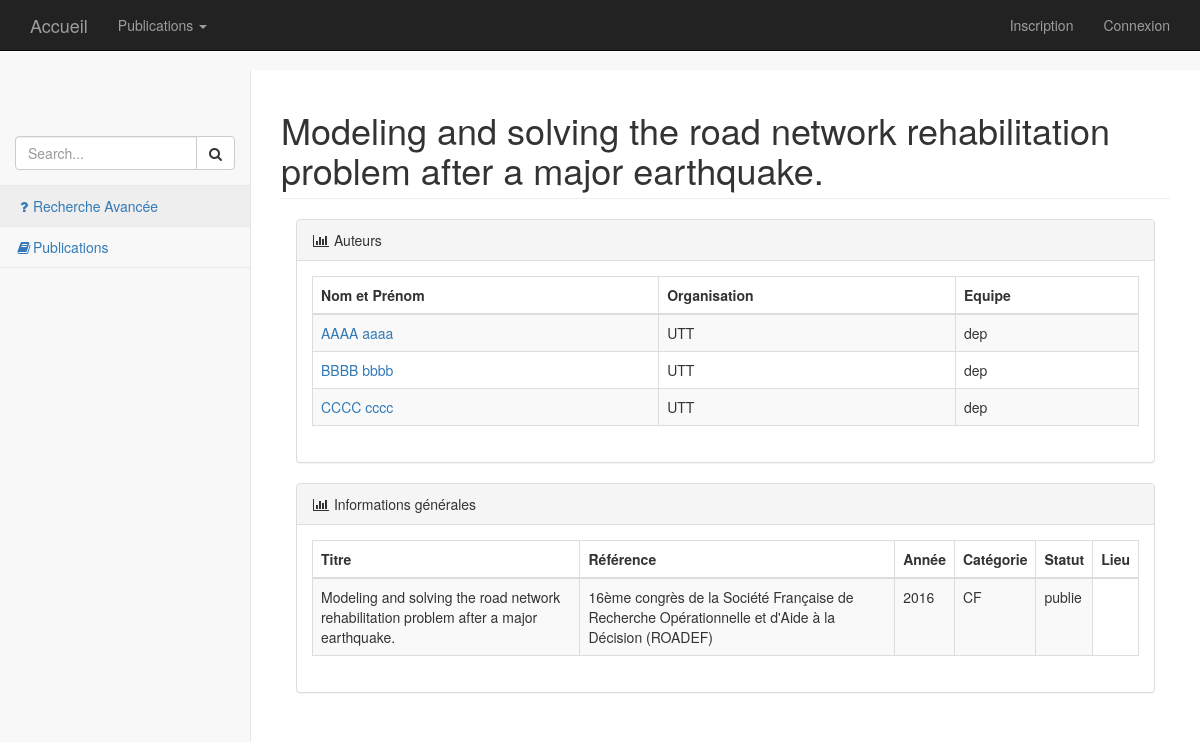
Screenshot of /index.php?controleur=publicationSpecifique&id=29 with the database file from the repository.
### tables this page shows
CREATE TABLE IF NOT EXISTS `Auteur` (
  `id` int(11) NOT NULL AUTO_INCREMENT,
  `organisation` varchar(50) NOT NULL,
  `equipe` varchar(25) NOT NULL,
  `nom` varchar(25) NOT NULL,
  `prenom` varchar(25) NOT NULL,
  PRIMARY KEY (`id`)
);

CREATE TABLE IF NOT EXISTS `Publication` (
  `id` int(11) NOT NULL AUTO_INCREMENT,
  `titre_article` varchar(500) NOT NULL,
  `reference_publication` varchar(500) NOT NULL,
  `annee` int(11) NOT NULL,
  `categorie` varchar(25) NOT NULL,
  `lieu` varchar(100) DEFAULT NULL,
  `statut` varchar(20) NOT NULL,
  `date_ajout` date NOT NULL,
  PRIMARY KEY (`id`)
);

### Controleur/ControleurPublicationSpecifique.php (called while the page is built, shortened)
<?php
    require_once 'Classes/Publication.php';
    class ControleurPublicationSpecifique extends Controleur{
        private $publication1;
        function __Construct(){
            $this->chercheur = new Chercheur_UTT(null, 'nom', 'prenom', 'UTT', 'equipe', 'login', 'mdp');
            $this->publication1 = new Publication(null, array($this->chercheur), 'titre', 'ref', 'annee', 'statut', 'type',null);
        }
        public function index(){
            $publication2 = $this->publication1->getPublicationID($this->requete->getParametre('id'));
            $this->genererVue(array('titrePage' => $publication2->getTitre(), 'publication' => $publication2, 'Auteur' => $publication2->getAuteurs()));
        }
    }

### Core/Routeur.php (called while the page is built, shortened)
<?php
    class Routeur{
        public function routerRequete(){
            try{
                $requete = new Requete(array_merge($_GET, $_POST));
                $controleur = $this->creerControleur($requete);
                $action = $this->creerAction($requete);
                $controleur->executerAction($action);
            }
            catch(Exception $e){
                $this->gererErreur($e);
            }
        }
        private function creerControleur(Requete $requete){
            $controleur = "Accueil";
            if($requete->existeParametre('controleur')){
                $controleur = $requete->getParametre('controleur');
                $controleur = ucfirst($controleur);
            }
            $classeControleur = 'Controleur' . $controleur;
            $fichierControleur = 'Controleur/' . $classeControleur . '.php';
            if(file_exists($fichierControleur)){
                $controleur = new $classeControleur();
                $controleur->setRequete($requete);
                return $controleur;
            }
            else{
                throw new Exception("Fichier '$fichierControleur' introuvable");
            }
        }
        private function creerAction(Requete $requete){
            $action = "index";
            return $action;
        }
    }

### index.php (called while the page is built, shortened)
<?php
    require 'Core/Routeur.php';
    $routeur = new Routeur();
    $routeur->routerRequete();

### Classes/Chercheur.php (called while the page is built, shortened)
<?php
    require_once 'Core/Modele.php';
    require_once 'Publication.php';
    class Chercheur extends Modele{
	private $id;
        private $nom;
	private $prenom;
        private $organisation;
	private $equipe;
        public function __construct ($id,$nom,$prenom,$organisation,$equipe){
		$this->id = $id;
		$this->nom = $nom;
		$this->prenom= $prenom;
		$this->organisation = $organisation;
		$this->equipe = $equipe;
        }
        public function getId(){return ($this->id);}
	public function getNom(){return ($this->nom);}
	public function getPrenom(){return ($this->prenom);}
        public function getOrganisation(){return ($this->organisation);}
        public function getEquipe(){return ($this->equipe);}
    }

### Core/Modele.php (called while the page is built)
<?php
    require_once 'Configuration.php';
    abstract class Modele{
        private static $bdd;
        protected function executerRequete($sql, $params = null){
            if($params == null){
                $resultat = self::getBdd()->query($sql);
            }
            else{
                $resultat = self::getBdd()->prepare($sql);
                $resultat->execute($params);
            }
            return $resultat;
        }
        private static function getBdd(){
            if(self::$bdd == null){
                $dsn = Configuration::get("dsn");
                $login = Configuration::get("login");
                $mdp = Configuration::get("mdp");
                self::$bdd = new PDO($dsn, $login, $mdp,
                            array(PDO::ATTR_ERRMODE => PDO::ERRMODE_EXCEPTION));
            }
            return self::$bdd;
        }
    }

### Classes/Publication.php (called while the page is built, shortened)
<?php
    require_once 'Core/Modele.php';
    class Publication extends Modele{
        private $titre;
        private $ref;
        private $annee;
        private $statut;
        public function __construct($id, $auteurs, $titre, $ref, $annee, $statut, $type, $lieu =null) {
		$this->titre = $titre;
		$this->ref = $ref;
		$this->annee = $annee;
		$this->statut = $statut;
                $this->type = $type;
        }
        public function getTitre(){return $this->titre;}
        public function getRef(){return $this->ref;}
        public function getAnnee(){return $this->annee;}
        public function getStatut(){return $this->statut;}
        public function getType(){return $this->type;}
	public function getPublicationID($idPublication){
            $sql = 'SELECT * FROM Publication WHERE id = ?';
            $reponsePublication = $this->executerRequete($sql, array($idPublication));
            if($reponsePublication->rowCount() == 1){
                while($donneesPublication = $reponsePublication->fetch()){
                    $reqAuteurs = 'SELECT Auteur.* FROM redige, Auteur WHERE Auteur.id = redige.Auteur_id AND redige.Publication_id = ? ORDER BY redige.place';
                    $reponseAuteurs = $this->executerRequete($reqAuteurs, array($donneesPublication['id']));
                    while($donneesAuteurs = $reponseAuteurs->fetch()){
                        $idAuteurs[] = new Chercheur($donneesAuteurs['id'], $donneesAuteurs['nom'], $donneesAuteurs['prenom'], $donneesAuteurs['organisation'], $donneesAuteurs['equipe']);
                        }
                    $publication = new Publication($donneesPublication['id'], $idAuteurs, $donneesPublication['titre_article'], $donneesPublication['reference_publication'], $donneesPublication['annee'], $donneesPublication['statut'], $donneesPublication['categorie']);
                }
                return $publication;
            }
            else
                throw new Exception("Aucune publication ne correspond a l'identifiant '$idPublication'");
        }
    }

### Core/Configuration.php (called while the page is built)
<?php
    class Configuration{
        private static $parametres;
        public static function get($nom, $valeurDefaut = null){
            if(isset(self::getParametres()[$nom])){
                $valeur = self::getParametres()[$nom];
            }
            else{
                $valeur = $valeurDefaut;
            }
            return $valeur;
        }
        private static function getParametres(){
            if(self::$parametres == null){
                $cheminFichier = 'Config/prod.ini';
                if(!file_exists($cheminFichier)){
                    $cheminFichier = 'Config/dev.ini';
                }
                if(!file_exists($cheminFichier)){
                    throw new Exception('Aucun fichier de configuration trouvé');
                }
                else{
                    self::$parametres = parse_ini_file($cheminFichier);
                }
            }
            return self::$parametres;
        }
    }

### Vue/PublicationSpecifique/index.php (the view, shortened to what this page needs)
<?php
    $this->stylesCss = '
    <link href="bootstrap/bower_components/metisMenu/dist/metisMenu.min.css" rel="stylesheet">
    <link href="bootstrap/dist/css/timeline.css" rel="stylesheet">
    <link href="bootstrap/dist/css/sb-admin-2.css" rel="stylesheet">
    <link href="bootstrap/bower_components/morrisjs/morris.css" rel="stylesheet">
    <link href="styles/css/Moncss.css" rel="stylesheet" type="text/css">';
?>
    <nav>
      <div class="navbar-default sidebar" role="navigation">
        <div class="sidebar-nav navbar-collapse">
          <ul class="nav" id="side-menu">
            <li class="sidebar-search">
              <div class="input-group custom-search-form">
                <input type="text" class="form-control" placeholder="Search...">
                <span class="input-group-btn">
                  <button class="btn btn-default" type="button">
                    <i class="fa fa-search"></i>
                  </button>
                </span>
              </div>
            </li>
            <li><a data-toggle="modal" data-target="#myModal"><i class="fa fa-question fa-fw"></i>Recherche Avancée</a></li>
            <li><a href="index.php?controleur=publicationCategorie"><i class="fa fa-book fa-fw"></i>Publications</a></li>
          </ul>
        </div>
      </div>
    </nav>
    <div id="page-wrapper">
      <div class="row">
        <div class="col-lg-12">
           <h1 class="page-header"><?= $titrePage ?></h1>
        </div>
      </div>
      <div id="contenu">
            <div class="col-lg-12">
                <div class="panel panel-default">
                    <div class="panel-heading">
                        <i class="fa fa-bar-chart-o fa-fw"></i>
                    Auteurs
                </div>
                <div class="panel-body">
                    <div class="row">
                        <div class="col-lg-12">
                            <div class="table-responsive">
                                <table class="table table-bordered table-hover table-striped">
                                    <thead>
                                        <tr>
                                            <th>Nom et Prénom</th>
                                            <th>Organisation</th>
                                            <th>Equipe</th>
                                        </tr>
                                    </thead>
                                    <tbody>
                                            <?php foreach($Auteur as $auteur) :?>
                                        <tr>
                                            <td>
                                                <a href= "index.php?controleur=publication&action=publicationsChercheur&id=<?= $auteur->getId()?>">
                                                <?= $auteur->getNom() . ' ' . $auteur->getPrenom() ?>
                                                </a>
                                            </td>
                                            <td><?= $auteur->getOrganisation()?></td>
                                            <td><?= $auteur->getEquipe()?></td>
                                        </tr>
                                            <?php endforeach; ?>
                                    </tbody>
                                </table>
                            </div>
                        </div>
                        <div class="col-lg-12">
                        </div>
                    </div>
                </div>
            </div>
        </div>
          <div class="col-lg-12">
                <div class="panel panel-default">
                    <div class="panel-heading">
                        <i class="fa fa-bar-chart-o fa-fw"></i>
                    Informations générales
                </div>
                <div class="panel-body">
                    <div class="row">
                        <div class="col-lg-12">
                            <div class="table-responsive">
                                <table class="table table-bordered table-hover table-striped">
                                    <thead>
                                        <tr>
                                            <th>Titre</th>
                                            <th>Référence</th>
                                            <th>Année</th>
                                            <th>Catégorie</th>
                                            <th>Statut</th>
                                            <?php if($publication->getType() === 'CI' ||$publication->getType() === 'CF'){echo ("<th>Lieu</th>");}?>
                                            </tr>
                                    </thead>
                                    <tbody>
                                        <tr>
                                            <td><?php echo $publication->getTitre()?></td>
                                            <td><?php echo $publication->getRef()?></td>
                                            <td><?php echo $publication->getAnnee();?></td>
                                            <td><?php echo $publication->getType();?></td>
                                            <td><?php echo $publication->getStatut();?></td>
                                        </tr>
                                    </tbody>
                                </table>
                            </div>
                        </div>
                        <div class="col-lg-12">
                        </div>
                    </div>
                </div>
            </div>
        </div>
      </div>
        <div class="row">
                <div class="col-lg-2">
                </div>
            </div>
    </div>

### rows the page displays
auteur: nom "AAAA", prenom "aaaa", organisation "UTT", equipe "dep"
auteur: nom "BBBB", prenom "bbbb", organisation "UTT", equipe "dep"
auteur: nom "CCCC", prenom "cccc", organisation "UTT", equipe "dep"
publication: titre_article "Modeling and solving the road network rehabilitation problem after a major earthquake.", reference_publication "16ème congrès de la Société Française de Recherche Opérationnelle et d'Aide à la Décision (ROADEF)", annee "2016", categorie "CF", statut "publie"

### other values shown
$titrePage "Modeling and solving the road network rehabilitation problem after a major earthquake."
